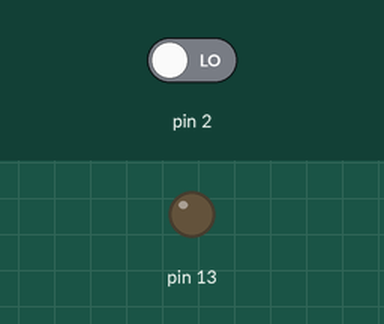
A sketch run on a simulated Arduino Uno, built with avr-gcc and run on an emulated ATmega328P. Shown: output pins drawn as LEDs (lit = HIGH). The inputs (shaded band) are chosen by the test bench; at power-on: pin 2 LOW.

Above: at 1.2 s.
1.3 s: pin 2 driven HIGH
At 2.0 s:
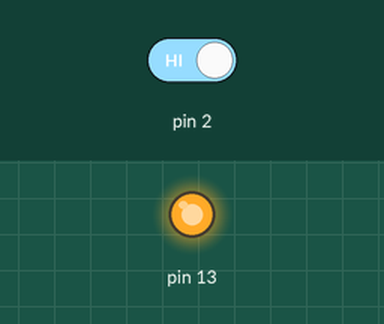
2.8 s: pin 2 driven LOW
At 3.2 s:
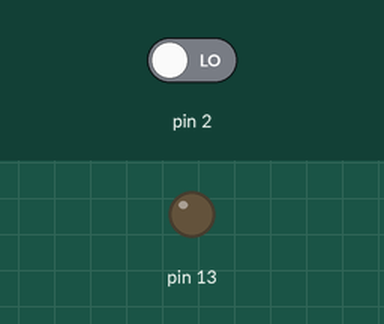
Timing chart, 0 to 5.8 s (numbered marks = the images above; inputs shaded):
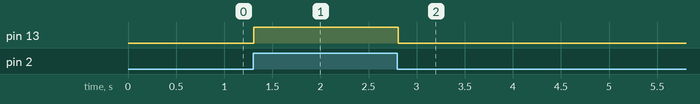

Measured:
- after the input at 1.3 s, pin 13: LOW → HIGH at once
- after the input at 2.8 s, pin 13: HIGH → LOW at once

The sketch:

push_button_digital_1.ino
```cpp
int p = 0;

void setup()
{
  pinMode(2, INPUT);
  pinMode(13, OUTPUT);
}

void loop()
{
  p = digitalRead(2);

  if(p == HIGH)
  {
    digitalWrite(13, HIGH);
  } else {
    digitalWrite(13, LOW);
  }

  delay(15);
}
```
